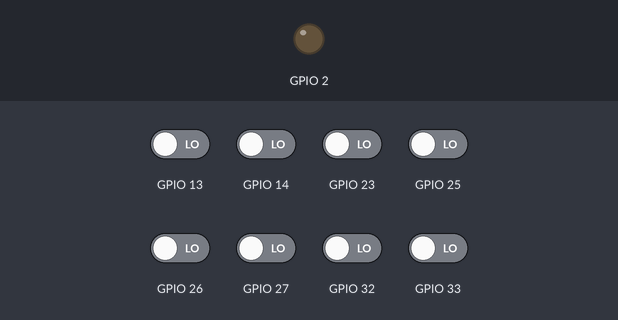
Bench run of a sketch on a simulated ESP32. On the bench: output pins drawn as LEDs (lit = HIGH). Inputs (shaded band) come from the test bench; at power-on: GPIO 13, GPIO 14, GPIO 23, GPIO 25–27, GPIO 32, GPIO 33 LOW. What the sketch prints to the serial monitor is not drawn.

Above: at 0.1 s.
At 1.1 s:
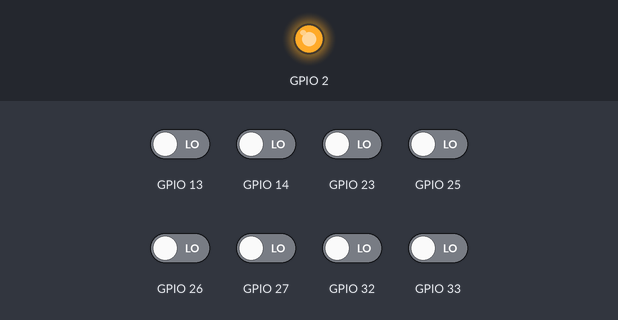
Timing chart, 0 to 12.5 s (numbered marks = the images above):
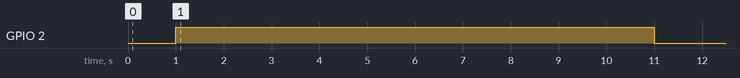

The sketch:

checkQTR.ino
```cpp
#include <QTRSensors.h>

QTRSensors qtr;

const uint8_t SensorCount = 8;
uint16_t rawValues[SensorCount]; // Stores the raw discharge time (in microseconds)
uint16_t calValues[SensorCount]; // Stores the calibrated values (0 to 1000)

void setup() {
  Serial.begin(115200); // Fast baud rate for ESP32

  // Configure the 8 safe bidirectional pins
  qtr.setTypeRC();
  qtr.setSensorPins((const uint8_t[]){13, 14, 27, 26, 25, 33, 32, 23}, SensorCount);

  // You can adjust this timeout. 2500 is standard.
  // If your line is very black, you can lower it to 1000 to make the loop run faster.
  qtr.setTimeout(2500);

  Serial.println("Starting Calibration... Sweep the robot over the line!");
  delay(1000);

  // Turn on ESP32 onboard LED to show calibration is happening (Usually GPIO 2)
  pinMode(2, OUTPUT);
  digitalWrite(2, HIGH);

  // Calibration Loop (Takes about 10 seconds)
  // You MUST slide the sensors back and forth over the black line and white background
  for (uint16_t i = 0; i < 400; i++) {
    qtr.calibrate();
  }

  digitalWrite(2, LOW); // Calibration done
  Serial.println("Calibration Complete!");
  delay(1000);
}

void loop() {
  // 1. Get the RAW discharge times (for your own testing/curiosity)
  // This will be a number between 0 and your Timeout (e.g., 2500)
  qtr.read(rawValues);

  // 2. Get the POSITION value (0 to 7000)
  // This also updates 'calValues' with the mapped 0-1000 numbers
  // 0 = Line is under sensor 1. 7000 = Line is under sensor 8. 3500 = Perfectly centered.
  uint16_t position = qtr.readLineBlack(calValues);

  // --- PRINTING TO SERIAL MONITOR ---

  // Print Raw Values
  Serial.print("RAW: ");
  for (uint8_t i = 0; i < SensorCount; i++) {
    Serial.print(rawValues[i]);
    Serial.print('\t'); // Tab spacing for clean columns
  }

  // Print the calculated Position
  Serial.print(" | POS: ");
  Serial.println(position);

  // Run the loop fast, but add a tiny delay so the Serial Monitor doesn't crash your PC
  delay(50);
}
```
